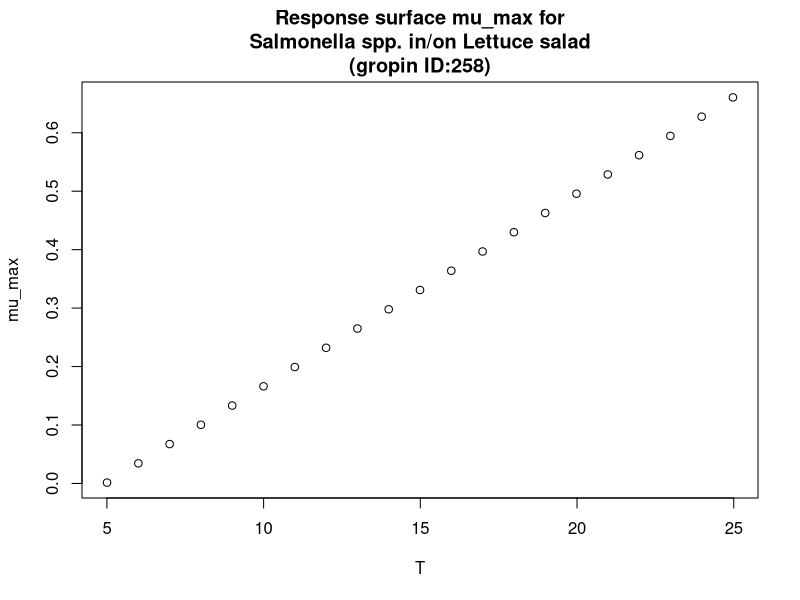

Generate this figure with R:
#############################
# start of Parameter script
#############################
T <- seq(5.005,24.975024975025,length.out=21)
#############################
# end of Parameter script
#############################
############################# 
# start of Model script Gropin ID 258 
#############################
 
# constant coefficients for this model
 
variables <- data.frame(T)
argumentsPar <- expand.grid(variables)
 
# heart of the model
response_surface <- function(T) {
   mumax <-0.033*(T-4.96)

return(mumax=mumax)
} 

# output parameters
mumax <- cbind(argumentsPar,response_surface(argumentsPar['T']))
colnames(mumax) <- c(colnames(argumentsPar),'mumax')
#############################
# End of Model script
#############################
############################# 
# start of Visualisation script Gropin ID 258 
#############################
plot(T,mumax$mumax,
                          xlab='T',
                          ylab='mu_max',main='Response surface mu_max for
Salmonella spp. in/on Lettuce salad
(gropin ID:258)')
#############################
# End of Visualisation script
#############################
